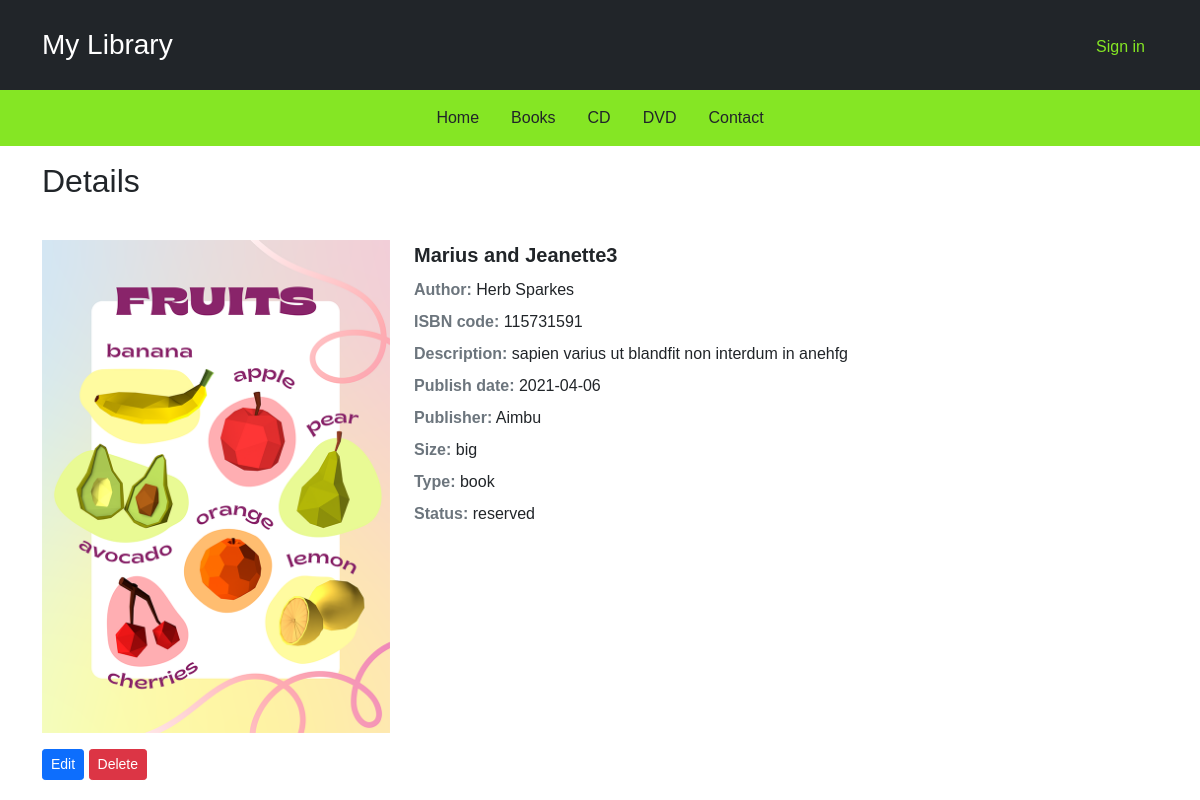
The app's page /crud/details.php?id=2 with its own data.
### tables this page shows
CREATE TABLE `media` (
  `id` int(11) NOT NULL,
  `title` varchar(40) NOT NULL,
  `author_name` varchar(20) NOT NULL,
  `author_lastname` varchar(20) NOT NULL,
  `code` int(11) NOT NULL,
  `description` varchar(50) NOT NULL,
  `publish_date` date NOT NULL,
  `publisher_name` varchar(20) NOT NULL,
  `publisher_address` varchar(20) NOT NULL,
  `size` varchar(10) NOT NULL,
  `type` varchar(10) NOT NULL,
  `status` varchar(20) NOT NULL,
  `picture` varchar(30) NOT NULL
);

### crud/details.php (the view, shortened to what this page needs)
<?php
require_once 'actions/db_connect.php';
if ($_GET['id']) {
    $id = $_GET['id'];
    $sql = "SELECT * FROM media WHERE id = {$id}";
    $result = $connect->query($sql);
    $tbody='';
    if ($result->num_rows == 1) {
        $data = $result->fetch_assoc();
        $title = $data['title'];
        $author_name = $data['author_name'];
        $author_lastname = $data['author_lastname'];
        $code = $data['code'];
        $description = $data['description'];
        $publish_date = $data['publish_date'];
        $publisher_name = $data['publisher_name'];
        $size = $data['size'];
        $type = $data['type'];
        $status = $data['status'];
        $picture = $data['picture'];
    } else {
        header("location: error.php");
    }
    $tbody = "
            <div class='row col-12 my-4'>
                <div class='col-12 col-md-4 mb-3'>
                    <img src='pictures/" .$picture."'>
                </div>
                <div class='col-12 col-md-8'>
                    <div class='fs-5 fw-bold'>" .$title."</div>
                    <div class='my-2'><span class='text-secondary fw-bold'>Author:</span> " .$author_name. ' ' . $author_lastname."</div>
                    <div class='my-2'><span class='text-secondary fw-bold'>ISBN code:</span> " .$code."</div>
                    <div class='my-2'><span class='text-secondary fw-bold'>Description:</span> " .$description."</div>
                    <div class='my-2'><span class='text-secondary fw-bold'>Publish date:</span> " .$publish_date."</div>
                    <a href='publisher-details.php?publisher=" .$id."'>
                        <div class='my-2'><span class='text-secondary fw-bold'>Publisher:</span> " .$publisher_name."</div>
                    </a>
                    <div class='my-2'><span class='text-secondary fw-bold'>Size:</span> " .$size."</div>
                    <div class='my-2'><span class='text-secondary fw-bold'>Type:</span> " .$type."</div>
                    <div class='my-2'><span class='text-secondary fw-bold'>Status:</span> " .$status."</div>
                </div>
                <div class='col-12'>
                    <a href='update.php?id=" .$id."'><button class='btn btn-primary btn-sm' type='button'>Edit</button></a>
                    <a href='delete.php?id=" .$id."'><button class='btn btn-danger btn-sm' type='button'>Delete</button></a>
                </div>
            </div>
            ";
} else {
    header("location: error.php");
}
?>
<!DOCTYPE html>
<html lang="en">
    <head>
        <?php require_once 'components/boot.php'?>
        <link rel="stylesheet" href="css/style.css" />
    </head>
    <body>
        <?php require_once 'components/header.php'?>
        <div class="container">
            <div class='h2 my-3'>Details</div>
            <div class="row">
                <?= $tbody;?>
            </div>
        </div>
    </body>
</html>

### crud/css/style.css (style rules this page uses)
* { margin: 0; padding: 0; }
body { font-family: 'Century Gothic', Helvetica, Tahoma, sans-serif; font-size: 1rem; }
a { text-decoration: none; color: inherit }
img { object-fit: cover; max-width: 100%; height: 100%; width: 100%; }

### records on screen
media: picture (picture), title "Marius and Jeanette3", author_name "Herb", author_lastname "Sparkes", code "115731591", description "sapien varius ut blandfit non interdum in anehfg", publish_date "2021-04-06", publisher_name "Aimbu", size "big", type "book", status "reserved"
